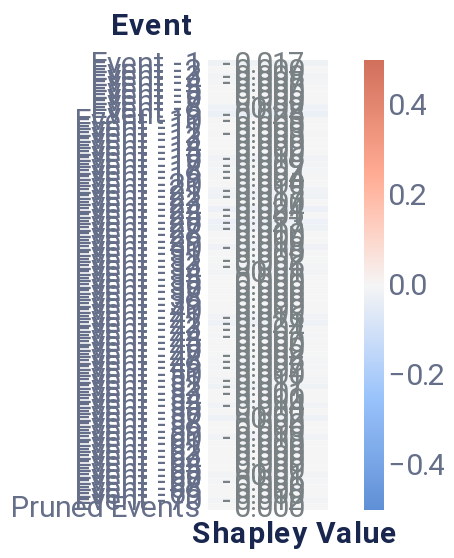

Here is the notebook cell this chart was saved with:
### Code cell
event_dict = {'rs': 4, 'nsamples': 1000}
event_data = local_event(f, random_row, event_dict, entity_uuid=0, entity_col=0, baseline=X_train_baseline, pruned_idx=pruning_idx)
event_plot = plot_event_heatmap(event_data)
event_plot

### Figure 1 — Vega-Lite specification as saved in the notebook (floating-point values rounded to 4 significant figures)
{"config": {"axis": {"domain": true, "domainColor": "#666F89", "grid": false, "gridCap": "round", "gridColor": "#B3B7C4", "gridDash": [2, 4], "gridWidth": 0.5, "labelColor": "#666F89", "labelFont": "Roboto, Arial, sans-serif", "labelPadding": 2, "tickColor": "#666F89", "tickOpacity": 0.5, "tickSize": 4, "titleColor": "#19274E", "titleFont": "Roboto, Arial, sans-serif", "titleFontSize": 12}, "axisBand": {"domain": true, "labelPadding": 4, "ticks": false}, "axisY": {"domain": false, "titleAlign": "left", "titleAngle": 0, "titleX": -20, "titleY": -10}, "legend": {"labelColor": "#666F89", "labelFont": "Roboto, Arial, sans-serif", "labelFontSize": 12, "symbolSize": 40, "titleColor": "#19274E", "titleFont": "Roboto, Arial, sans-serif", "titleFontSize": 12, "titlePadding": 4}, "arc": {"stroke": "#FFFFFF", "strokeWidth": 1}, "bar": {"fill": "#2770EB", "stroke": null}, "line": {"stroke": "#2770EB", "strokeWidth": 2}, "path": {"stroke": "#2770EB", "strokeWidth": 0.5}, "point": {"fill": "#2770EB", "shape": "circle", "filled": true}, "rect": {"fill": "#2770EB"}, "rule": {"stroke": "#666F89"}, "shape": {"stroke": "#2770EB"}, "text": {"color": "#19274E", "font": "Roboto, Arial, sans-serif", "fontSize": 12}, "range": {"category": ["#2770EB", "#77B98A", "#DA5252", "#FFC400", "#A87AEA", "#00A39E", "#19274E"], "diverging": ["#006360", "#2BB3AE", "#96D9D7", "#FFFFFF", "#EDAAAA", "#DA5252", "#811D1D"], "heatmap": ["#18448F", "#1B4EA5", "#2770EB", "#4C88EE", "#82ACF3", "#A6C4F7", "#E9F1FD"], "ramp": ["#18448F", "#1B4EA5", "#2770EB", "#4C88EE", "#82ACF3", "#A6C4F7", "#E9F1FD"]}, "background": "#FFFFFF", "group": {"fill": "#FFFFFF"}, "header": {"labelColor": "#19274E", "labelFont": "Roboto, Arial, sans-serif", "labelFontSize": 12, "titleColor": "#19274E", "titleFont": "Roboto, Arial, sans-serif", "titleFontSize": 16}, "title": {"anchor": "start", "color": "#19274E", "font": "Roboto, Arial, sans-serif", "fontSize": 20, "fontWeight": "bold", "offset": 20, "subtitleColor": "#19274E", "subtitleFontSize": 16}, "view": {"continuousHeight": 300, "continuousWidth": 400, "stroke": "transparent"}}, "layer": [{"mark": "rect", "encoding": {"color": {"field": "rounded", "legend": {"gradientLength": 225, "gradientThickness": 10, "labelFontSize": 15, "orient": "right"}, "scale": {"domain": [-0.5, 0.5], "range": ["#5f8fd6", "#99c3fb", "#f5f5f5", "#ffaa92", "#d16f5b"]}, "title": null, "type": "quantitative"}, "x": {"axis": {"title": "Shapley Value", "titleFontSize": 15}, "field": "column", "type": "ordinal"}, "y": {"axis": {"domain": false, "labelFontSize": 15, "title": "Event", "titleFontSize": 15, "titleX": -49}, "field": "Feature", "sort": ["Event -1", "Event -2", "Event -3", "Event -4", "Event -5", "Event -6", "Event -7", "Event -8", "Event -9", "Event -10", "Event -11", "Event -12", "Event -13", "Event -14", "Event -15", "Event -16", "Event -17", "Event -18", "Event -19", "Event -20", "Event -21", "Event -22", "Event -23", "Event -24", "Event -25", "Event -26", "Event -27", "Event -28", "Event -29", "Event -30", "Event -31", "Event -32", "Event -33", "Event -34", "Event -35", "Event -36", "Event -37", "Event -38", "Event -39", "Event -40", "Event -41", "Event -42", "Event -43", "Event -44", "Event -45", "Event -46", "Event -47", "Event -48", "Event -49", "Event -50", "Event -51", "Event -52", "Event -53", "Event -54", "Event -55", "Event -56", "Event -57", "Event -58", "Event -59", "Event -60", "Event -61", "Event -62", "Event -63", "Event -64", "Event -65", "Event -66", "Event -67", "Event -68", "Event -69", "Event -70", "Pruned Events"], "type": "ordinal"}}}, {"mark": {"type": "text", "align": "right", "baseline": "middle", "color": "#798184", "dx": 18, "fontSize": 15}, "encoding": {"text": {"field": "rounded_str", "type": "nominal"}, "x": {"axis": {"domain": false, "labels": false, "title": "Shapley Value", "titleX": 43}, "field": "column", "type": "ordinal"}, "y": {"axis": {"domain": false, "labelFontSize": 15, "title": "Event", "titleFontSize": 15, "titleX": -49}, "field": "Feature", "sort": ["Event -1", "Event -2", "Event -3", "Event -4", "Event -5", "Event -6", "Event -7", "Event -8", "Event -9", "Event -10", "Event -11", "Event -12", "Event -13", "Event -14", "Event -15", "Event -16", "Event -17", "Event -18", "Event -19", "Event -20", "Event -21", "Event -22", "Event -23", "Event -24", "Event -25", "Event -26", "Event -27", "Event -28", "Event -29", "Event -30", "Event -31", "Event -32", "Event -33", "Event -34", "Event -35", "Event -36", "Event -37", "Event -38", "Event -39", "Event -40", "Event -41", "Event -42", "Event -43", "Event -44", "Event -45", "Event -46", "Event -47", "Event -48", "Event -49", "Event -50", "Event -51", "Event -52", "Event -53", "Event -54", "Event -55", "Event -56", "Event -57", "Event -58", "Event -59", "Event -60", "Event -61", "Event -62", "Event -63", "Event -64", "Event -65", "Event -66", "Event -67", "Event -68", "Event -69", "Event -70", "Pruned Events"], "type": "ordinal"}}}], "data": {"name": "data-ba013c553e2f0070ef76708a13460003"}, "height": 225, "width": 60, "$schema": "https://vega.github.io/schema/vega-lite/v4.17.0.json", "datasets": {"data-ba013c553e2f0070ef76708a13460003": [{"Shapley Value": -0.01716, "Feature": "Event -1", "row": 1, "column": 1, "rounded": -0.017, "rounded_str": "-0.017"}, {"Shapley Value": 0.0, "Feature": "Event -2", "row": 2, "column": 1, "rounded": 0.0, "rounded_str": "0.000"}, {"Shapley Value": -0.00784, "Feature": "Event -3", "row": 3, "column": 1, "rounded": -0.008, "rounded_str": "-0.008"}, {"Shapley Value": -0.006567, "Feature": "Event -4", "row": 4, "column": 1, "rounded": -0.007, "rounded_str": "-0.007"}, {"Shapley Value": 0.0, "Feature": "Event -5", "row": 5, "column": 1, "rounded": 0.0, "rounded_str": "0.000"}, {"Shapley Value": 0.0, "Feature": "Event -6", "row": 6, "column": 1, "rounded": 0.0, "rounded_str": "0.000"}, {"Shapley Value": 0.0, "Feature": "Event -7", "row": 7, "column": 1, "rounded": 0.0, "rounded_str": "0.000"}, {"Shapley Value": -0.02043, "Feature": "Event -8", "row": 8, "column": 1, "rounded": -0.02, "rounded_str": "-0.02"}, {"Shapley Value": -0.0285, "Feature": "Event -9", "row": 9, "column": 1, "rounded": -0.028, "rounded_str": "-0.028"}, {"Shapley Value": -0.002836, "Feature": "Event -10", "row": 10, "column": 1, "rounded": -0.003, "rounded_str": "-0.003"}, {"Shapley Value": 0.0, "Feature": "Event -11", "row": 11, "column": 1, "rounded": 0.0, "rounded_str": "0.000"}, {"Shapley Value": -0.002846, "Feature": "Event -12", "row": 12, "column": 1, "rounded": -0.003, "rounded_str": "-0.003"}, {"Shapley Value": 0.0, "Feature": "Event -13", "row": 13, "column": 1, "rounded": 0.0, "rounded_str": "0.000"}, {"Shapley Value": 0.0, "Feature": "Event -14", "row": 14, "column": 1, "rounded": 0.0, "rounded_str": "0.000"}, {"Shapley Value": 0.0, "Feature": "Event -15", "row": 15, "column": 1, "rounded": 0.0, "rounded_str": "0.000"}, {"Shapley Value": -0.01569, "Feature": "Event -16", "row": 16, "column": 1, "rounded": -0.016, "rounded_str": "-0.016"}, {"Shapley Value": -0.008735, "Feature": "Event -17", "row": 17, "column": 1, "rounded": -0.009, "rounded_str": "-0.009"}, {"Shapley Value": -0.006966, "Feature": "Event -18", "row": 18, "column": 1, "rounded": -0.007, "rounded_str": "-0.007"}, {"Shapley Value": -0.004271, "Feature": "Event -19", "row": 19, "column": 1, "rounded": -0.004, "rounded_str": "-0.004"}, {"Shapley Value": 0.0, "Feature": "Event -20", "row": 20, "column": 1, "rounded": 0.0, "rounded_str": "0.000"}, {"Shapley Value": -0.01537, "Feature": "Event -21", "row": 21, "column": 1, "rounded": -0.015, "rounded_str": "-0.015"}, {"Shapley Value": -0.01731, "Feature": "Event -22", "row": 22, "column": 1, "rounded": -0.017, "rounded_str": "-0.017"}, {"Shapley Value": 0.0, "Feature": "Event -23", "row": 23, "column": 1, "rounded": 0.0, "rounded_str": "0.000"}, {"Shapley Value": -0.02423, "Feature": "Event -24", "row": 24, "column": 1, "rounded": -0.024, "rounded_str": "-0.024"}, {"Shapley Value": -0.001036, "Feature": "Event -25", "row": 25, "column": 1, "rounded": -0.001, "rounded_str": "-0.001"}, {"Shapley Value": -0.02295, "Feature": "Event -26", "row": 26, "column": 1, "rounded": -0.023, "rounded_str": "-0.023"}, {"Shapley Value": -0.01719, "Feature": "Event -27", "row": 27, "column": 1, "rounded": -0.017, "rounded_str": "-0.017"}, {"Shapley Value": 0.0, "Feature": "Event -28", "row": 28, "column": 1, "rounded": 0.0, "rounded_str": "0.000"}, {"Shapley Value": 0.0, "Feature": "Event -29", "row": 29, "column": 1, "rounded": 0.0, "rounded_str": "0.000"}, {"Shapley Value": -0.01799, "Feature": "Event -30", "row": 30, "column": 1, "rounded": -0.018, "rounded_str": "-0.018"}, {"Shapley Value": 0.0, "Feature": "Event -31", "row": 31, "column": 1, "rounded": 0.0, "rounded_str": "0.000"}, {"Shapley Value": -0.00244, "Feature": "Event -32", "row": 32, "column": 1, "rounded": -0.002, "rounded_str": "-0.002"}, {"Shapley Value": -0.00588, "Feature": "Event -33", "row": 33, "column": 1, "rounded": -0.006, "rounded_str": "-0.006"}, {"Shapley Value": -0.0103, "Feature": "Event -34", "row": 34, "column": 1, "rounded": -0.01, "rounded_str": "-0.01"}, {"Shapley Value": 0.0, "Feature": "Event -35", "row": 35, "column": 1, "rounded": 0.0, "rounded_str": "0.000"}, {"Shapley Value": 0.0, "Feature": "Event -36", "row": 36, "column": 1, "rounded": 0.0, "rounded_str": "0.000"}, {"Shapley Value": 0.0, "Feature": "Event -37", "row": 37, "column": 1, "rounded": 0.0, "rounded_str": "0.000"}, {"Shapley Value": 0.0, "Feature": "Event -38", "row": 38, "column": 1, "rounded": 0.0, "rounded_str": "0.000"}, {"Shapley Value": 0.0, "Feature": "Event -39", "row": 39, "column": 1, "rounded": 0.0, "rounded_str": "0.000"}, {"Shapley Value": 0.0, "Feature": "Event -40", "row": 40, "column": 1, "rounded": 0.0, "rounded_str": "0.000"}, {"Shapley Value": -0.01621, "Feature": "Event -41", "row": 41, "column": 1, "rounded": -0.016, "rounded_str": "-0.016"}, {"Shapley Value": -0.02123, "Feature": "Event -42", "row": 42, "column": 1, "rounded": -0.021, "rounded_str": "-0.021"}, {"Shapley Value": -0.004124, "Feature": "Event -43", "row": 43, "column": 1, "rounded": -0.004, "rounded_str": "-0.004"}, {"Shapley Value": -0.006655, "Feature": "Event -44", "row": 44, "column": 1, "rounded": -0.007, "rounded_str": "-0.007"}, {"Shapley Value": 0.0, "Feature": "Event -45", "row": 45, "column": 1, "rounded": 0.0, "rounded_str": "0.000"}, {"Shapley Value": 0.0, "Feature": "Event -46", "row": 46, "column": 1, "rounded": 0.0, "rounded_str": "0.000"}, {"Shapley Value": -0.002209, "Feature": "Event -47", "row": 47, "column": 1, "rounded": -0.002, "rounded_str": "-0.002"}, {"Shapley Value": -0.006404, "Feature": "Event -48", "row": 48, "column": 1, "rounded": -0.006, "rounded_str": "-0.006"}, {"Shapley Value": -0.006939, "Feature": "Event -49", "row": 49, "column": 1, "rounded": -0.007, "rounded_str": "-0.007"}, {"Shapley Value": 0.0, "Feature": "Event -50", "row": 50, "column": 1, "rounded": 0.0, "rounded_str": "0.000"}, {"Shapley Value": -0.01103, "Feature": "Event -51", "row": 51, "column": 1, "rounded": -0.011, "rounded_str": "-0.011"}, {"Shapley Value": -0.01728, "Feature": "Event -52", "row": 52, "column": 1, "rounded": -0.017, "rounded_str": "-0.017"}, {"Shapley Value": -0.0007477, "Feature": "Event -53", "row": 53, "column": 1, "rounded": -0.001, "rounded_str": "-0.001"}, {"Shapley Value": 0.0, "Feature": "Event -54", "row": 54, "column": 1, "rounded": 0.0, "rounded_str": "0.000"}, {"Shapley Value": -0.01399, "Feature": "Event -55", "row": 55, "column": 1, "rounded": -0.014, "rounded_str": "-0.014"}, {"Shapley Value": 0.0, "Feature": "Event -56", "row": 56, "column": 1, "rounded": 0.0, "rounded_str": "0.000"}, {"Shapley Value": -0.02046, "Feature": "Event -57", "row": 57, "column": 1, "rounded": -0.02, "rounded_str": "-0.02"}, {"Shapley Value": 0.0, "Feature": "Event -58", "row": 58, "column": 1, "rounded": 0.0, "rounded_str": "0.000"}, {"Shapley Value": 0.0, "Feature": "Event -59", "row": 59, "column": 1, "rounded": 0.0, "rounded_str": "0.000"}, {"Shapley Value": -0.01255, "Feature": "Event -60", "row": 60, "column": 1, "rounded": -0.013, "rounded_str": "-0.013"}, {"Shapley Value": 0.0, "Feature": "Event -61", "row": 61, "column": 1, "rounded": 0.0, "rounded_str": "0.000"}, {"Shapley Value": 0.0, "Feature": "Event -62", "row": 62, "column": 1, "rounded": 0.0, "rounded_str": "0.000"}, {"Shapley Value": 0.0, "Feature": "Event -63", "row": 63, "column": 1, "rounded": 0.0, "rounded_str": "0.000"}, {"Shapley Value": 0.0, "Feature": "Event -64", "row": 64, "column": 1, "rounded": 0.0, "rounded_str": "0.000"}, {"Shapley Value": 0.0, "Feature": "Event -65", "row": 65, "column": 1, "rounded": 0.0, "rounded_str": "0.000"}, {"Shapley Value": -0.009975, "Feature": "Event -66", "row": 66, "column": 1, "rounded": -0.01, "rounded_str": "-0.01"}, {"Shapley Value": -0.005732, "Feature": "Event -67", "row": 67, "column": 1, "rounded": -0.006, "rounded_str": "-0.006"}, {"Shapley Value": 0.0, "Feature": "Event -68", "row": 68, "column": 1, "rounded": 0.0, "rounded_str": "0.000"}, {"Shapley Value": 0.0, "Feature": "Event -69", "row": 69, "column": 1, "rounded": 0.0, "rounded_str": "0.000"}, {"Shapley Value": -0.01234, "Feature": "Event -70", "row": 70, "column": 1, "rounded": -0.012, "rounded_str": "-0.012"}, {"Shapley Value": 0.0, "Feature": "Pruned Events", "row": 71, "column": 1, "rounded": 0.0, "rounded_str": "0.000"}]}}
